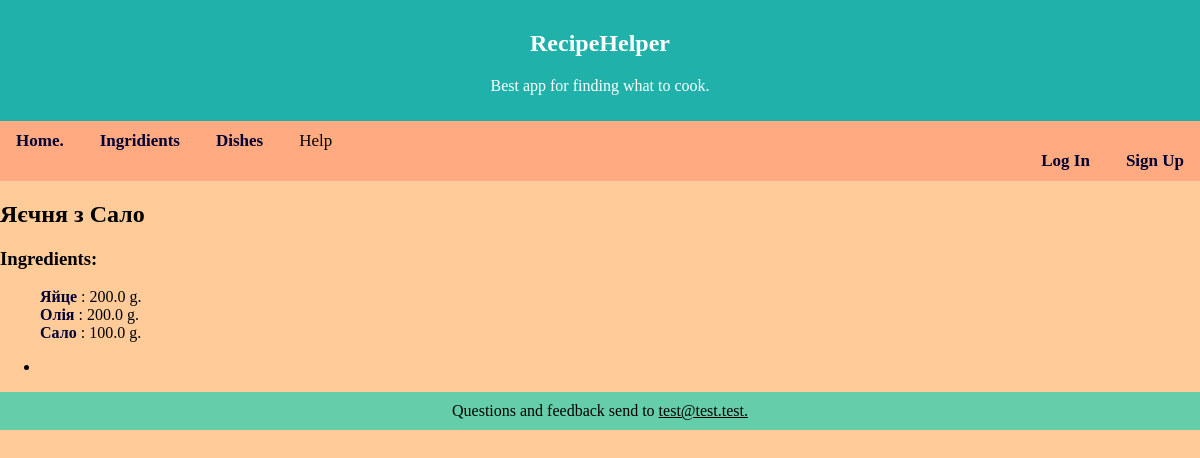
The app's page /recipe/203/ with its own data.
### Picker/models.py (models this page shows, shortened)
class Dish(models.Model):
    name = models.CharField(max_length = 100)
    description = models.TextField(blank=True, default='')

class Recipe(models.Model):
    dish = models.ForeignKey(Dish, on_delete=models.CASCADE)
    ingredient = models.ForeignKey(Ingredient, on_delete=models.PROTECT)
    amount = models.DecimalField(max_digits = 10, decimal_places = 1, null = True)
    class Meta:
        unique_together = (('dish', 'ingredient'),)

class Ingredient(models.Model):
    name = models.CharField(max_length = 40, unique = True)
    units = models.CharField(max_length = 10, default = 'g.')
    description = models.TextField(blank = True, default = '')

### Picker/views.py (the view)
# urls.py: path('recipe/<int:dish_id>/', views.recipe, name='recipe'),
def recipe(request, dish_id):
    try:
        rec = Dish.objects.get(pk=dish_id)
    except Dish.DoesNotExist:
        raise Http404("There is no such recipe.")
    ing_list = Recipe.objects.filter(dish_id=dish_id).select_related('ingredient')
    if request.method == 'POST':
        is_deleted = False
        for temp in ing_list:
            if str(temp.ingredient_id) in request.POST:
                Recipe.objects.filter(pk=temp.pk).delete()
                form = DishForm()
                is_deleted = True
                break
        if not is_deleted:
            form = DishForm(request.POST)
            if form.is_valid():
                ing2rec = Recipe(dish_id = dish_id, ingredient_id = form.cleaned_data['ingredient'],
                                 amount=form.cleaned_data['amount'])
                ing2rec.save()
        ing_list = Recipe.objects.filter(dish_id=dish_id).select_related('ingredient')
    else:
        form = DishForm()
    html_disctiption ='<ul><li>' + rec.description.replace('\n','</li><li>') + '</li></ul>'
    template = loader.get_template('dish.html')
    context = {
        'dish_name': rec.name,
        'ingredients_list': ing_list,
        'dish_description': html_disctiption,
        'form': form,
    }
    return HttpResponse(template.render(context, request))

### templates/dish.html (shortened to what this page needs)
{% extends 'base.html' %}
{% load static %}
{% block nav %}
    <a href="{% url 'index' %}">Home.</a>
    <a href="{% url 'ing_cat' %}">Ingridients</a>
    <a href="{% url 'catalog' %}">Dishes</a>
    <a>Help</a>
{% endblock %}
{% block content %}
<h2>{{ dish_name }}</h2>
<h3>Ingredients:</h3>
{% if ingredients_list %}
<ul id="inline">
    {% for ing in ingredients_list %}
        <li>
            <form method="post" >
                <a href="/ingredient/{{ ing.ingredient_id }} "> {{ ing.ingredient.name }} </a> : {{ ing.amount }} {{ ing.ingredient.units }}
            </form>
        </li>
    {% endfor %}
</ul>
{% endif %}
<p>{% autoescape off %}{{dish_description}}{% endautoescape %}</p>
{% endblock %}

### static/first.css (style rules this page uses)
html, body { background-color: #ffcc99; margin: 0; padding: 0; top: 0; left: 0; }
nav a { color: black; text-align: center; padding: 14px 16px; text-decoration: none; font-size: 17px; }
a:link, a:visited { text-decoration: none; font-weight: bold; color: #000033; }
ul#inline li { display: inline; }

### records on screen
Dish: name "Яєчня з Сало"
Recipe: ingredient.name "Яйце", amount "200.0", ingredient.units "g."
Recipe: ingredient.name "Олія", amount "200.0", ingredient.units "g."
Recipe: ingredient.name "Сало", amount "100.0", ingredient.units "g."
